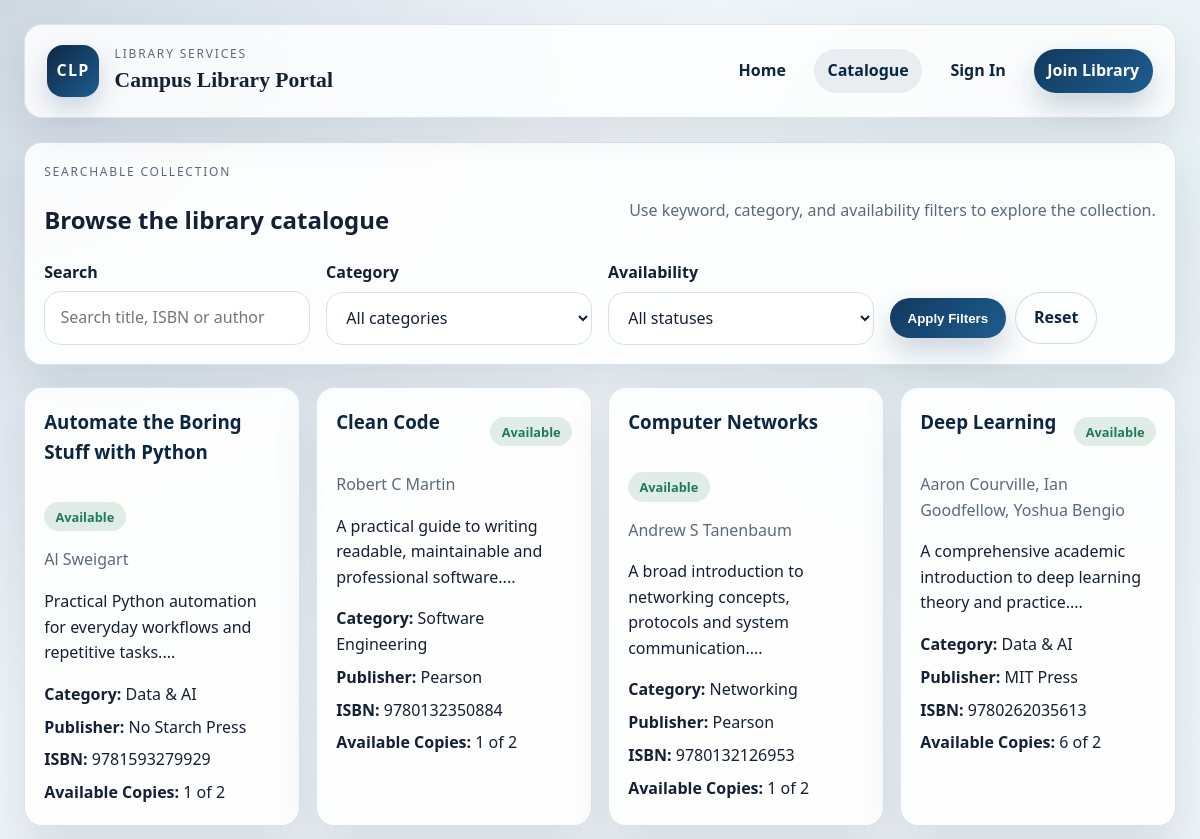
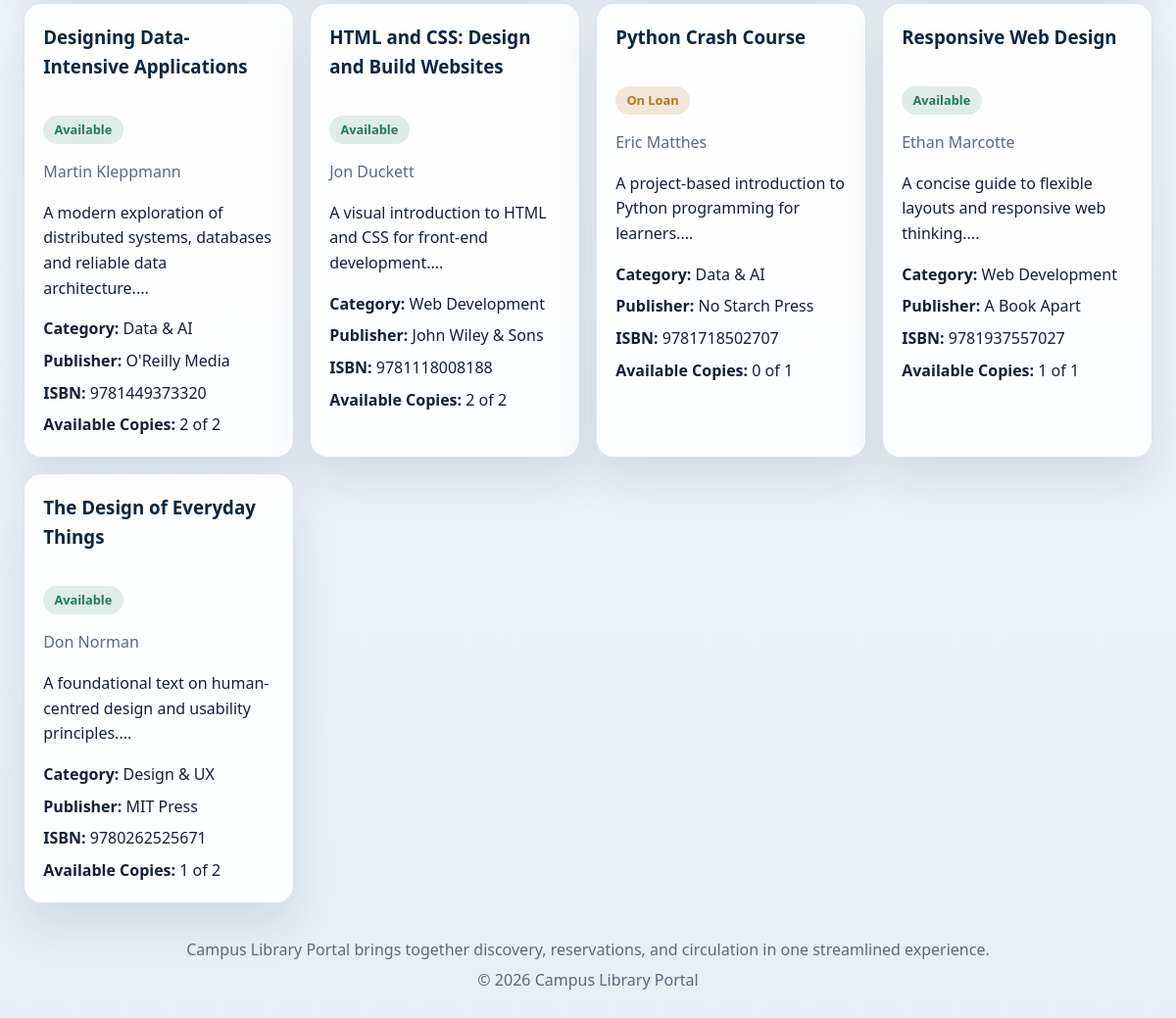
The page /catalogue.php on the database its author committed (2 pictures, top to bottom).
### tables this page shows
CREATE TABLE books (
    id INT NOT NULL AUTO_INCREMENT,
    title VARCHAR(180) NOT NULL,
    isbn VARCHAR(30) NOT NULL,
    category_id INT NOT NULL,
    publisher_id INT NOT NULL,
    published_year INT DEFAULT NULL,
    summary TEXT,
    featured TINYINT(1) NOT NULL DEFAULT 0,
    is_active TINYINT(1) NOT NULL DEFAULT 1,
    created_at DATETIME NOT NULL,
    PRIMARY KEY (id),
    UNIQUE KEY uq_books_isbn (isbn),
    CONSTRAINT fk_books_category FOREIGN KEY (category_id) REFERENCES categories (id),
    CONSTRAINT fk_books_publisher FOREIGN KEY (publisher_id) REFERENCES publishers (id)
);

CREATE TABLE categories (
    id INT NOT NULL AUTO_INCREMENT,
    name VARCHAR(100) NOT NULL,
    description TEXT,
    PRIMARY KEY (id),
    UNIQUE KEY uq_categories_name (name)
);

CREATE TABLE publishers (
    id INT NOT NULL AUTO_INCREMENT,
    name VARCHAR(150) NOT NULL,
    website_url VARCHAR(255) DEFAULT NULL,
    description TEXT,
    PRIMARY KEY (id),
    UNIQUE KEY uq_publishers_name (name)
);

### app/includes/db.php (called while the page is built, shortened)
<?php
function db()
{
    static $pdo = null;
    if ($pdo instanceof PDO) {
        return $pdo;
    }
    $dsn = 'mysql:host=' . DB_HOST . ';dbname=' . DB_NAME . ';charset=' . DB_CHARSET;
    try {
        $pdo = new PDO($dsn, DB_USER, DB_PASS);
        $pdo->setAttribute(PDO::ATTR_ERRMODE, PDO::ERRMODE_EXCEPTION);
        $pdo->setAttribute(PDO::ATTR_DEFAULT_FETCH_MODE, PDO::FETCH_ASSOC);
    } catch (PDOException $exception) {
        $GLOBALS['db_connection_error'] = $exception->getMessage();
        return null;
    }
    return $pdo;
}

### catalogue.php (the view, shortened to what this page needs)
<?php
$search = request_value('q');
$books = array();
if (db_ready()) {
    $conditions = array('b.is_active = 1');
    $params = array();
    $sql = '
        SELECT
            b.id,
            b.title,
            b.summary,
            b.isbn,
            b.published_year,
            c.name AS category_name,
            p.name AS publisher_name,
            GROUP_CONCAT(DISTINCT a.name ORDER BY a.name SEPARATOR ", ") AS authors,
            COUNT(DISTINCT cp.id) AS total_copies,
            COALESCE(SUM(CASE WHEN cp.status = "available" THEN 1 ELSE 0 END), 0) AS available_copies
        FROM books b
        INNER JOIN categories c ON c.id = b.category_id
        INNER JOIN publishers p ON p.id = b.publisher_id
        INNER JOIN book_authors ba ON ba.book_id = b.id
        INNER JOIN authors a ON a.id = ba.author_id
        LEFT JOIN copies cp ON cp.book_id = b.id
        WHERE ' . implode(' AND ', $conditions) . '
        GROUP BY b.id, b.title, b.summary, b.isbn, b.published_year, c.name, p.name
    ';
    $sql .= ' ORDER BY b.title ASC';
    $statement = db()->prepare($sql);
    $statement->execute($params);
    $books = $statement->fetchAll();
}
include __DIR__ . '/app/includes/header.php';
?>
<section class="panel">
    <div class="section-heading">
        <div>
            <p class="eyebrow">Searchable Collection</p>
            <h1>Browse the library catalogue</h1>
        </div>
        <p class="muted">Use keyword, category, and availability filters to explore the collection.</p>
    </div>
    <form class="filter-form" method="get" action="catalogue.php">
        <div class="field">
            <label for="q">Search</label>
            <input id="q" name="q" type="text" value="<?php echo h($search); ?>" placeholder="Search title, ISBN or author">
        </div>
        <div class="field">
            <label for="category_id">Category</label>
            <select id="category_id" name="category_id">
                <option value="">All categories</option>
            </select>
        </div>
        <div class="field">
            <label for="availability">Availability</label>
            <select id="availability" name="availability">
                <option value="">All statuses</option>
            </select>
        </div>
        <div class="field">
            <label>&nbsp;</label>
            <div class="action-row">
                <button type="submit">Apply Filters</button>
                <a class="button button-ghost" href="catalogue.php">Reset</a>
            </div>
        </div>
    </form>
</section>
<section class="grid grid-3">
    <?php if (!$books): ?>
        <div class="empty-state">
            <h2>No matching titles</h2>
            <p>Try broadening the search or importing the seed data first.</p>
        </div>
    <?php else: ?>
        <?php foreach ($books as $book): ?>
            <article class="card">
                <div class="split">
                    <h3><a href="book.php?id=<?php echo h($book['id']); ?>"><?php echo h($book['title']); ?></a></h3>
                    <?php echo $book['available_copies'] > 0 ? render_status_badge('Available', 'available') : render_status_badge('On Loan', 'loaned'); ?>
                </div>
                <p class="muted"><?php echo h($book['authors']); ?></p>
                <p><?php echo h(substr($book['summary'], 0, 160)); ?>...</p>
                <ul class="meta-list">
                    <li><strong>Category:</strong> <?php echo h($book['category_name']); ?></li>
                    <li><strong>Publisher:</strong> <?php echo h($book['publisher_name']); ?></li>
                    <li><strong>ISBN:</strong> <?php echo h($book['isbn']); ?></li>
                    <li><strong>Available Copies:</strong> <?php echo h($book['available_copies']); ?> of <?php echo h($book['total_copies']); ?></li>
                </ul>
            </article>
        <?php endforeach; ?>
    <?php endif; ?>
</section>
<?php include __DIR__ . '/app/includes/footer.php'; ?>

### app/includes/functions.php (shortened to what this page needs)
<?php
require_once __DIR__ . '/db.php';
function h($value)
{
    return htmlspecialchars((string) $value, ENT_QUOTES, 'UTF-8');
}
function db_ready()
{
    return db() instanceof PDO;
}
function request_value($key, $default = '')
{
    return $default;
}
function status_class($status)
{
    $map = array(
        'success' => 'success',
        'warning' => 'warning',
        'danger' => 'danger',
        'info' => 'info',
        'muted' => 'muted',
        'available' => 'success',
        'loaned' => 'warning',
        'maintenance' => 'muted',
        'pending' => 'warning',
        'ready_for_collection' => 'info',
        'fulfilled' => 'success',
        'cancelled' => 'danger',
        'active' => 'success',
        'inactive' => 'muted',
        'returned' => 'success',
        'overdue' => 'danger',
    );
    return isset($map[$status]) ? $map[$status] : 'info';
}
function render_status_badge($label, $status = '')
{
    $state = $status !== '' ? $status : strtolower(str_replace(' ', '_', $label));
    return '<span class="badge badge-' . h(status_class($state)) . '">' . h($label) . '</span>';
}

### assets/css/styles.css (style rules this page uses)
:root { --bg: #edf3f8; --panel: rgba(255, 255, 255, 0.9); --panel-strong: #dce6ef; --ink: #142033; --muted: #5b697c; --line: #d7e1eb; --brand: #12395f; --brand-deep: #0b2640; --accent: #1b7a6c; --warning: #b27a1b; --danger: #b5404d; --success: #1f7a60; --shadow: 0 22px 48px rgba(12, 28, 48, 0.1); --radius: 18px; }
* { box-sizing: border-box; }
body { margin: 0; background: radial-gradient(circle at top left, rgba(18, 57, 95, 0.16), transparent 32%), radial-gradient(circle at 85% 10%, rgba(27, 122, 108, 0.08), transparent 24%), linear-gradient(180deg, #f3f7fb 0%, #e8eef5 100%); color: var(--ink); font-family: "Avenir Next", "Gill Sans", "Segoe UI", sans-serif; line-height: 1.6; }
a { color: var(--brand-deep); text-decoration: none; }
.eyebrow { margin: 0; text-transform: uppercase; letter-spacing: 0.15em; font-size: 0.75rem; color: var(--muted); }
.button-link, .button, button, input[type="submit"] { display: inline-flex; align-items: center; justify-content: center; gap: 0.4rem; padding: 0.78rem 1.1rem; border: 0; border-radius: 999px; background: linear-gradient(135deg, var(--brand) 0%, #1d5d8e 100%); color: #fff; font-weight: 700; cursor: pointer; transition: transform 0.18s ease, box-shadow 0.18s ease; box-shadow: 0 14px 30px rgba(18, 57, 95, 0.22); }
.button-ghost { background: rgba(255, 255, 255, 0.62); color: var(--brand-deep); border: 1px solid rgba(18, 57, 95, 0.18); box-shadow: none; }
.hero, .card, .panel, .table-panel, .form-panel, .metric-grid article, .empty-state { background: var(--panel); border: 1px solid rgba(215, 225, 235, 0.92); border-radius: var(--radius); box-shadow: var(--shadow); }
.section-heading { display: flex; align-items: center; justify-content: space-between; gap: 1rem; }
.grid { display: grid; gap: 1rem; }
.grid-3 { grid-template-columns: repeat(auto-fit, minmax(230px, 1fr)); }
.card, .panel, .table-panel, .form-panel, .empty-state { padding: 1.2rem; }
.card h3, .panel h3, .form-panel h3, .table-panel h3 { margin-top: 0; }
.muted { color: var(--muted); }
.meta-list { display: grid; gap: 0.45rem; margin: 1rem 0 0; padding: 0; list-style: none; }
.meta-list strong { color: var(--ink); }
.badge { display: inline-flex; align-items: center; gap: 0.35rem; padding: 0.28rem 0.7rem; border-radius: 999px; font-size: 0.8rem; font-weight: 700; }
.badge-success { background: rgba(29, 122, 74, 0.13); color: var(--success); }
.badge-warning { background: rgba(163, 92, 0, 0.15); color: var(--warning); }
.filter-form, .stack, .form-grid, .detail-grid, .action-row { display: grid; gap: 1rem; }
.filter-form, .form-grid { grid-template-columns: repeat(auto-fit, minmax(180px, 1fr)); }
.field { display: grid; gap: 0.35rem; }
label { font-weight: 700; }
input, select, textarea { width: 100%; padding: 0.82rem 0.95rem; border-radius: 1rem; border: 1px solid var(--line); background: rgba(255, 255, 255, 0.96); color: var(--ink); font: inherit; }
.table-actions, .action-row { display: flex; flex-wrap: wrap; gap: 0.6rem; align-items: center; }
.split { display: flex; align-items: center; justify-content: space-between; gap: 1rem; flex-wrap: wrap; }

### rows shown on the page
books: title "Automate the Boring Stuff with Python", label "Available", authors "Al Sweigart", summary "Practical Python automation for everyday workflows and repetitive tasks.", category.name "Data & AI", publisher.name "No Starch Press", isbn "9781593279929", available_copies "1", total_copies "2"
books: title "Clean Code", label "Available", authors "Robert C Martin", summary "A practical guide to writing readable, maintainable and professional software.", category.name "Software Engineering", publisher.name "Pearson", isbn "9780132350884", available_copies "1", total_copies "2"
books: title "Computer Networks", label "Available", authors "Andrew S Tanenbaum", summary "A broad introduction to networking concepts, protocols and system communication.", category.name "Networking", publisher.name "Pearson", isbn "9780132126953", available_copies "1", total_copies "2"
books: title "Deep Learning", label "Available", authors "Aaron Courville, Ian Goodfellow, Yoshua Bengio", summary "A comprehensive academic introduction to deep learning theory and practice.", category.name "Data & AI", publisher.name "MIT Press", isbn "9780262035613", available_copies "6", total_copies "2"
books: title "Designing Data-Intensive Applications", label "Available", authors "Martin Kleppmann", summary "A modern exploration of distributed systems, databases and reliable data architecture.", category.name "Data & AI", publisher.name "O'Reilly Media", isbn "9781449373320", available_copies "2", total_copies "2"
books: title "HTML and CSS: Design and Build Websites", label "Available", authors "Jon Duckett", summary "A visual introduction to HTML and CSS for front-end development.", category.name "Web Development", publisher.name "John Wiley & Sons", isbn "9781118008188", available_copies "2", total_copies "2"
books: title "Python Crash Course", label "On Loan", authors "Eric Matthes", summary "A project-based introduction to Python programming for learners.", category.name "Data & AI", publisher.name "No Starch Press", isbn "9781718502707", available_copies "0", total_copies "1"
books: title "Responsive Web Design", label "Available", authors "Ethan Marcotte", summary "A concise guide to flexible layouts and responsive web thinking.", category.name "Web Development", publisher.name "A Book Apart", isbn "9781937557027", available_copies "1", total_copies "1"
books: title "The Design of Everyday Things", label "Available", authors "Don Norman", summary "A foundational text on human-centred design and usability principles.", category.name "Design & UX", publisher.name "MIT Press", isbn "9780262525671", available_copies "1", total_copies "2"

### other values the page prints
APP_NAME "Campus Library Portal"
